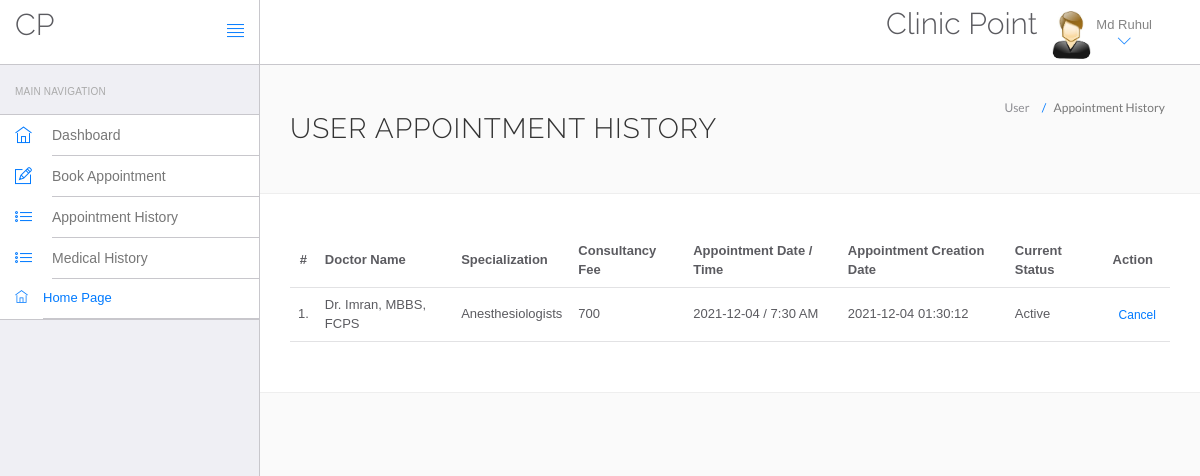
Screenshot of /paitent/appointment-history.php (signed in) with the database file from the repository.
### tables this page shows
CREATE TABLE `users` (
  `id` int(11) NOT NULL,
  `fullName` varchar(255) DEFAULT NULL,
  `address` longtext DEFAULT NULL,
  `city` varchar(255) DEFAULT NULL,
  `gender` varchar(255) DEFAULT NULL,
  `email` varchar(255) DEFAULT NULL,
  `password` varchar(255) DEFAULT NULL,
  `regDate` timestamp NULL DEFAULT current_timestamp(),
  `updationDate` timestamp NULL DEFAULT NULL ON UPDATE current_timestamp()
);

CREATE TABLE `appointment` (
  `id` int(11) NOT NULL,
  `doctorSpecialization` varchar(255) DEFAULT NULL,
  `doctorId` int(11) DEFAULT NULL,
  `userId` int(11) DEFAULT NULL,
  `consultancyFees` int(11) DEFAULT NULL,
  `appointmentDate` varchar(255) DEFAULT NULL,
  `appointmentTime` varchar(255) DEFAULT NULL,
  `postingDate` timestamp NULL DEFAULT current_timestamp(),
  `userStatus` int(11) DEFAULT NULL,
  `doctorStatus` int(11) DEFAULT NULL,
  `updationDate` timestamp NULL DEFAULT NULL ON UPDATE current_timestamp()
);

CREATE TABLE `doctors` (
  `id` int(11) NOT NULL,
  `specilization` varchar(255) DEFAULT NULL,
  `doctorName` varchar(255) DEFAULT NULL,
  `address` longtext DEFAULT NULL,
  `docFees` varchar(255) DEFAULT NULL,
  `contactno` bigint(11) DEFAULT NULL,
  `docEmail` varchar(255) DEFAULT NULL,
  `password` varchar(255) DEFAULT NULL,
  `creationDate` timestamp NULL DEFAULT current_timestamp(),
  `updationDate` timestamp NULL DEFAULT NULL ON UPDATE current_timestamp()
);

### paitent/appointment-history.php (the view, shortened to what this page needs)
<?php
include('include/config.php');
?>
<!DOCTYPE html>
<html lang="en">
	<head>
		<link rel="stylesheet" href="vendor/bootstrap/css/bootstrap.min.css">
		<link rel="stylesheet" href="vendor/fontawesome/css/font-awesome.min.css">
		<link rel="stylesheet" href="vendor/themify-icons/themify-icons.min.css">
		<link href="vendor/animate.css/animate.min.css" rel="stylesheet" media="screen">
		<link href="vendor/perfect-scrollbar/perfect-scrollbar.min.css" rel="stylesheet" media="screen">
		<link href="vendor/switchery/switchery.min.css" rel="stylesheet" media="screen">
		<link href="vendor/bootstrap-touchspin/jquery.bootstrap-touchspin.min.css" rel="stylesheet" media="screen">
		<link href="vendor/select2/select2.min.css" rel="stylesheet" media="screen">
		<link href="vendor/bootstrap-datepicker/bootstrap-datepicker3.standalone.min.css" rel="stylesheet" media="screen">
		<link href="vendor/bootstrap-timepicker/bootstrap-timepicker.min.css" rel="stylesheet" media="screen">
		<link rel="stylesheet" href="assets/css/styles.css">
		<link rel="stylesheet" href="assets/css/plugins.css">
		<link rel="stylesheet" href="assets/css/themes/theme-1.css" id="skin_color" />
	</head>
	<body>
		<div id="app">
<?php include('include/sidebar.php');?>
			<div class="app-content">
					<?php include('include/header.php');?>
				<div class="main-content" >
					<div class="wrap-content container" id="container">
						<section id="page-title">
							<div class="row">
								<div class="col-sm-8">
									<h1 class="mainTitle">User Appointment History</h1>
																	</div>
								<ol class="breadcrumb">
									<li>
										<span>User </span>
									</li>
									<li class="active">
										<span>Appointment History</span>
									</li>
								</ol>
							</div>
						</section>
						<div class="container-fluid container-fullw bg-white">
									<div class="row">
								<div class="col-md-12">
									<table class="table table-hover" id="sample-table-1">
										<thead>
											<tr>
												<th class="center">#</th>
												<th class="hidden-xs">Doctor Name</th>
												<th>Specialization</th>
												<th>Consultancy Fee</th>
												<th>Appointment Date / Time </th>
												<th>Appointment Creation Date  </th>
												<th>Current Status</th>
												<th>Action</th>
											</tr>
										</thead>
										<tbody>
<?php
$sql=mysqli_query($con,"select doctors.doctorName as docname,appointment.*  from appointment join doctors on doctors.id=appointment.doctorId where appointment.userId='".$_SESSION['id']."'");
$cnt=1;
while($row=mysqli_fetch_array($sql))
{
?>
											<tr>
												<td class="center"><?php echo $cnt;?>.</td>
												<td class="hidden-xs"><?php echo $row['docname'];?></td>
												<td><?php echo $row['doctorSpecialization'];?></td>
												<td><?php echo $row['consultancyFees'];?></td>
												<td><?php echo $row['appointmentDate'];?> / <?php echo
												 $row['appointmentTime'];?>
												</td>
												<td><?php echo $row['postingDate'];?></td>
												<td>
<?php if(($row['userStatus']==1) && ($row['doctorStatus']==1))
{
	echo "Active";
}
												?></td>
												<td >
												<div class="visible-md visible-lg hidden-sm hidden-xs">
							<?php if(($row['userStatus']==1) && ($row['doctorStatus']==1))
{ ?>
	<a href="appointment-history.php?id=<?php echo $row['id']?>&cancel=update" onClick="return confirm('Are you sure you want to cancel this appointment ?')"class="btn btn-transparent btn-xs tooltips" title="Cancel Appointment" tooltip-placement="top" tooltip="Remove">Cancel</a>
	<?php } else {
		echo "Canceled";
		} ?>
												</div>
												</td>
											</tr>
											<?php
$cnt=$cnt+1;
											 }?>
										</tbody>
									</table>
								</div>
							</div>
								</div>
					</div>
				</div>
			</div>
		</div>
	</body>
</html>

### paitent/include/header.php (shortened to what this page needs)
<header class="navbar navbar-default navbar-static-top">
					<div class="navbar-header">
						<a class="navbar-brand" href="#">
							<h2 style="padding-top:20% ">CP</h2>
						</a>
						<a href="#" class="sidebar-toggler pull-right visible-md visible-lg" data-toggle-class="app-sidebar-closed" data-toggle-target="#app">
							<i class="ti-align-justify"></i>
						</a>
					</div>
					<div class="navbar-collapse collapse">
						<ul class="nav navbar-right">
								<li  style="padding-top:2% ">
								<h2>Clinic Point</h2>
							</li>
							<li class="dropdown current-user">
								<a href class="dropdown-toggle" data-toggle="dropdown">
									<img src="assets/images/images.jpg"> <span class="username">
									<?php $query=mysqli_query($con,"select fullName from users where id='".$_SESSION['id']."'");
while($row=mysqli_fetch_array($query))
{
	echo $row['fullName'];
}
									?> <i class="ti-angle-down"></i></i></span>
								</a>
							</li>
						</ul>
					</div>
				</header>

### paitent/assets/css/themes/theme-1.css (style rules this page uses)
body { background: #FAFAFA; }
header .navbar-header { background: #ffffff !important; border-right-color: #c8c7cc !important; border-bottom-color: #c8c7cc !important; }
header .navbar-header .sidebar-toggler, header .navbar-header .sidebar-mobile-toggler { color: #007aff !important; }
header .navbar-header .navbar-brand { color: #777 !important; }
header .navbar-collapse { background: #ffffff !important; border-bottom-color: #c8c7cc !important; box-shadow: none !important; }
header .navbar-collapse .navbar-right > li > a { color: #777; }
header .navbar-collapse .navbar-right > li > a i { color: #007aff !important; }

### rows the page displays
users: fullName "Md Ruhul"
appointment: doctorId.doctorName "Dr. Imran, MBBS, FCPS", doctorSpecialization "Anesthesiologists", consultancyFees "700", appointmentDate "2021-12-04", appointmentTime "7:30 AM", postingDate "2021-12-04 01:30:12", userStatus "Active"
